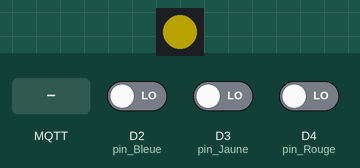
The program below on a simulated Arduino MKR. Parts: 1 RGB LEDs in strip order, left to right. The inputs (shaded band) are chosen by the test bench; at power-on: D2 (pin_Bleue) LOW, D3 (pin_Jaune) LOW, D4 (pin_Rouge) LOW. Dim RGB values are drawn brighter than linear; WiFi joins after 1.5 s; servers stay silent unless stated; no MQTT or app messages arrive unless stated; what the program prints to the serial monitor is not drawn.

Above: at 5.7 s.
5.8 s: MQTT message "IDO2" arrives on the first subscribed topic
At 9.7 s:
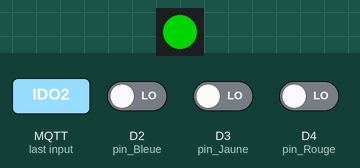
9.8 s: MQTT message "iotwifi2020" arrives on the first subscribed topic
At 11.4 s:
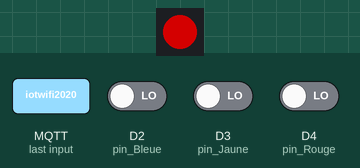
Timing chart, 0 to 20.1 s (numbered marks = the images above; inputs shaded):
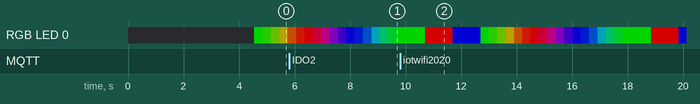

The program:

main.cpp
```cpp
#include <Arduino.h>
#include "Timer.h"
#include <Adafruit_NeoPixel.h>

#define PIN_LED 5    // Control signal, connect to DI of the LED
#define NUM_LED 1     // Number of LEDs in a strip

bool btn_Bleue;
bool btn_Jaune;
bool btn_Rouge;

// Custom colour1: ROUGE
#define RED_VAL_1       255
#define GREEN_VAL_1     0
#define BLUE_VAL_1      0

// Custom colour2: VERT
#define RED_VAL_2       0
#define GREEN_VAL_2     255
#define BLUE_VAL_2      0


#include "WIFI_NINA_Connector.h"
#include "MQTTConnector.h"

const int pin_Bleue    = 2;
const int pin_Jaune    = 3;
const int pin_Rouge    = 4;

//const int LED_RGB      = 5;

Adafruit_NeoPixel RGB_Strip = Adafruit_NeoPixel(NUM_LED, PIN_LED, NEO_GRB + NEO_KHZ800);

// Fill the dots one after the other with a color
void colorWipe(uint32_t c, uint16_t wait) {
  for (uint16_t i = 0; i < RGB_Strip.numPixels(); i++) {
    RGB_Strip.setPixelColor(i, c);
    RGB_Strip.show();
    delay(wait);
  }
}

// Input a value 0 to 255 to get a color value.
// The colours are a transition r - g - b - back to r.
uint32_t Wheel(byte WheelPos) {
  if (WheelPos < 85) {
    return RGB_Strip.Color(WheelPos * 3, 255 - WheelPos * 3, 0);
  } else if (WheelPos < 170) {
    WheelPos -= 85;
    return RGB_Strip.Color(255 - WheelPos * 3, 0, WheelPos * 3);
  } else {
    WheelPos -= 170;
    return RGB_Strip.Color(0, WheelPos * 3, 255 - WheelPos * 3);
  }
}

void rainbow(uint8_t wait) {
  uint16_t i, j;

  for (j = 0; j < 256; j++) {
    for (i = 0; i < RGB_Strip.numPixels(); i++) {
      RGB_Strip.setPixelColor(i, Wheel((i + j) & 255));
    }
    RGB_Strip.show();
    delay(wait);
  }
}

void setup() {

  Serial.print(9600);
  ClientMQTT.loop();

  pinMode(pin_Bleue, INPUT);
  pinMode(pin_Jaune, INPUT);
  pinMode(pin_Rouge, INPUT);
  //pinMode(LED_RGB, OUTPUT);
  RGB_Strip.begin();
  RGB_Strip.show();
  RGB_Strip.setBrightness(128);    // Set brightness, 0-255 (darkest - brightest)

  wifiConnect(); //  Branchement au réseau WIFI
  MQTTConnect();
}

void loop() {

  ClientMQTT.loop();

  btn_Bleue = digitalRead(pin_Bleue);
  btn_Jaune = digitalRead(pin_Jaune);
  btn_Rouge = digitalRead(pin_Rouge);

  rainbow(20);  // Rainbow
  colorWipe(RGB_Strip.Color(0, 255, 0), 1000);  // Green
  colorWipe(RGB_Strip.Color(255, 0, 0), 1000);  // Red
  colorWipe(RGB_Strip.Color(0, 0, 255), 1000);  // BLUE

   if (runEveryShort(1000)){
    appendPayload("SB_1", btn_Jaune);
    appendPayload("SB_2", btn_Rouge);
    appendPayload("SB_3", btn_Rouge);
    sendPayload();
   }
}
 
```

MQTTConnector.h
```cpp
/*
  Titre      : MQTTConnector.h
  Auteur     : André Roussel
  Date       : 05/11/2021
  Description: Utilitaire de branchement a un Broker MQTT une fois une connexion établisa l'internet via WIFI, GSM, etc...
  Droits     : Reproduction permise pour usage pédagogique
  Version    : 0.0.1
*/

#include <MQTT.h>

// Constante nécessaire pour le branchement au Broker MQTT

const char MQTT_SERVER[] = SECRET_MQTT_SERVER_IP;     // Adresse IP du broker MQTT
const int MQTT_SERVER_PORT = SECRET_MQTT_SERVER_PORT; // Port du broker MQTT

// Pramètre d'identification de l'objet
const char TOKEN[] = SECRET_TOKEN;         // Token d'accès de l'objet
const char DEVICE_ID[] = SECRET_DEVICE_ID; // Numéro d'indentification de l'objet provenant de Thingsboard

MQTTClient ClientMQTT; // Création d'un client MQTT pour l'échange de donnée entre l'objet IDO et le broker MQTT

String Payload = "{"; // Chaine de caractère qui contiendra le message envoyer de l'objet vers thingsboard

String RPCData, PrevData;

void messageReceived(String &topic, String &payload)
{
  RPCData = payload;
  Serial.print("Payload  : ");
  Serial.println(payload);
  Serial.print("Topic : ");
  Serial.println(topic);

  Serial.println(payload.substring(14, 15));
  Serial.println(payload.substring(31, 32));
  Serial.println("Status");

  /*if (RPCData != PrevData)
  {
    if (payload.substring(14, 15) == "G")
    {
      if (payload.substring(31, 32) == "t")
      {
        if(btn_Rouge == LOW){
          btn_Jaune = HIGH;
        }
        else
        {
          btn_Jaune = HIGH;
        }
      }else{
        btn_Jaune = LOW;
      }

    }
    else if (payload.substring(14, 15) == "D")
    {
      if (payload.substring(31, 32) == "t")
      {
        if(btn_Jaune == LOW){
          btn_Rouge = HIGH;
        }
        else
        {
          btn_Rouge = HIGH;
        }
      }else{
        btn_Rouge = LOW;
      }
    }
    PrevData = RPCData;
  }*/
    /*if (payload.substring(14, 15) == "G")
    {
      if (payload.substring(31, 32) == "t")
      {
        btn_Jaune = HIGH;
      }
      else
      {
        btn_Jaune = LOW;
      }
    }
    else if (payload.substring(14, 15) == "D")
    {
      if (payload.substring(31, 32) == "t"){
        btn_Rouge = HIGH;
      }
      else
      {
        btn_Rouge = LOW;
      }
    }*/
  }

// Fonctionnalité de branchement utilisant le protocole MQTT

void MQTTConnect()
{

  ClientMQTT.begin(MQTT_SERVER, MQTT_SERVER_PORT, ClientWIFI);

  ClientMQTT.onMessage(messageReceived);

  while (!ClientMQTT.connect(DEVICE_ID, TOKEN, ""))
  {
    Serial.print(".");
    delay(1000);
  }

  // traitement des message recu

  Serial.println("\nBranché au broker MQTT!\n");
  delay(1000);

  ClientMQTT.subscribe("v1/devices/me/rpc/request/+");
}

// Affiche la payload qui est envoyé ainsi que sa longeur

/*
  Fonctionnalité qui permet de créer la chaine de données a envoyé au broker MQTT
  Pour le moment, cette chaine ne doit pas dépassé un maximum de 100 caractère
*/

void appendPayload(String Name, float Val)
{

  if (Payload != "{")
  {
    Payload += ",";
  }

  Payload += "\"";
  Payload += Name;
  Payload += "\": ";
  Payload += Val;
}

/*
  Fonctionnalité qui permet l'envoie de la chaine de caractères sous la forme de paires
  Nom associé a la donnée, Valeur de al donnée
*/

void sendPayload()
{
  char attributes[200];
  Payload += "}";
  Payload.toCharArray(attributes, 200);
  ClientMQTT.publish("v1/devices/me/telemetry", attributes);

  Serial.print("Payload -> ");
  Serial.println(Payload);
  Serial.print("Payload length -> ");
  Serial.println(Payload.length());

  Payload = "{";
}

void sendMQTTStringAsPayload(String myPayload)
{
  char myAttributes[200];

  myPayload.toCharArray(myAttributes, 200);
  ClientMQTT.publish("v1/devices/me/telemetry", myAttributes);

  Serial.print("Payload -> ");
  Serial.println(Payload);
  Serial.print("Payload length -> ");
  Serial.println(Payload.length());
}
```

Secrets.h
```cpp
/*

Important - Add to git ignore

*/

/*
SSID du WIFI ainsi que le mot de passe
Modifier les paramètre WIFI pour le réseau auquels votre objets doit se brancher
*/


//  Uncoment to use IDO open network
/*
    #define WIFI_SECRET_SSID "IOT_OBJECTS"
    #define WIFI_SECRET_USER ""
    #define WIFI_SECRET_PASS "42Bidules!"
    #define SECRET_MQTT_SERVER_IP "10.10.2.20"

*/

//  Uncoment to use IDO open network
/*
    #define WIFI_SECRET_SSID "IDO2"
    #define WIFI_SECRET_USER ""
    #define WIFI_SECRET_PASS "99Bidules!"
    #define SECRET_MQTT_SERVER_IP "192.168.1.99"
*/

//  Uncoment to use demo open network

    /*#define WIFI_SECRET_SSID "IDO2"
    #define WIFI_SECRET_USER ""
    #define WIFI_SECRET_PASS "99Bidules!"
    #define SECRET_MQTT_SERVER_IP "198.164.130.74"*/


//  Uncoment to test other wifi  networks
/*
    #define WIFI_SECRET_SSID "CCNB-IOT-WRLS"
    #define WIFI_SECRET_USER ""
    #define WIFI_SECRET_PASS "iotwifi2020"
    #define SECRET_MQTT_SERVER_IP "198.164.130.74"

*/

//  Uncoment to use CCNB WPA2 Enterprise network
/*
    #define WIFI_SECRET_SSID "CCNB-IOT-WRLS"
    #define WIFI_SECRET_USER "ba-ido-01"
    #define WIFI_SECRET_PASS "iotwifi2020"
    #define SECRET_MQTT_SERVER_IP "198.164.130.74"
*/
/*
Information nécessaire pour le branchement a un Broker MQTT
Dans le cadre du cours AIIA1013, ne modifié pas cet information
*/
/*#define WIFI_SECRET_SSID "HerveStella"
#define WIFI_SECRET_USER ""
#define WIFI_SECRET_PASS "Maman123"*/

/*
#define WIFI_SECRET_SSID "IDO2"
#define WIFI_SECRET_PASS "99Bidules!"*/

/*#define WIFI_SECRET_SSID "UNIFI_IDO2"
#define WIFI_SECRET_PASS "99Bidules!"
#define WIFI_SECRET_USER ""*/

/*#define WIFI_SECRET_SSID "Galaxy"
#define WIFI_SECRET_PASS "12345678"*/
/*

Information nécessaire pour le branchement a un Broker MQTT
Dans le cadre du cours AIIA1013, ne modifié pas cette information
*/

#define WIFI_SECRET_SSID "IDO"
#define WIFI_SECRET_USER ""
#define WIFI_SECRET_PASS "99Bidules!"

#define SECRET_MQTT_SERVER_IP "198.164.130.74"

//#define SECRET_MQTT_SERVER_IP "192.168..32"
//#define SECRET_MQTT_SERVER_IP "192.168.2.23"
#define SECRET_MQTT_SERVER_PORT 1883

/*
Détails sur l'indentification de l'objet
Cette information provient de l'objet virtuel créer sur le serveur Thingsbord
*/
#define SECRET_TOKEN  "750E2zw91tEaryv0gelS"
#define SECRET_DEVICE_ID "234dbbb0-7af0-11ed-8fd7-e3d583114459"
```

Timer.h
```cpp
#include <Arduino.h>

boolean runEveryShort(unsigned long interval)

{
    static unsigned long previousMillis = 0;

    unsigned long currentMillis = millis();

    if (currentMillis - previousMillis >= interval)
    {
        previousMillis = currentMillis;

        return true;
    }

    return false;
}

boolean runEveryLong(unsigned long interval)

{
    static unsigned long previousMillis = 0;

    unsigned long currentMillis = millis();

    if (currentMillis - previousMillis >= interval)
    {
        previousMillis = currentMillis;

        return true;
    }

    return false;
}
```

WIFI_NINA_Connector.h
```cpp
/*
  Titre      : WIFI_NINA_Connector.h
  Auteur     : André Roussel
  Date       : 03/11/2021
  Description: Fonctions nécessaire pour branché un Arduino MKR1000 a un réseau WIFI
  Droits     : Reproduction permise pour usage pédagogique
  Version    : 0.0.2
*/

// mkr1010
// nano iot 33


#include "Secrets.h"
#include <SPI.h>
#include <wifiNINA.h>
#include "wifiStatus.h"


const char SSID[] = WIFI_SECRET_SSID; // WiFI ssid provenant du fichier Secrets.h
const char USER[] = WIFI_SECRET_USER; // Nom d'usage WIFI si nécessaire provenant aussi du fichier Secrets.h
const char PASS[] = WIFI_SECRET_PASS; // WiFI mot de passe provenant du fichier Secrets.h

int status = WL_IDLE_STATUS;          // Statut de la radio WIFI


WiFiClient ClientWIFI;                //Objets représantant un client se branchant a un réseau WIFI


/*
Fonction de connectivité a un réseau WIFI
*/

void wifiConnect()
{
  String fv = WiFi.firmwareVersion();
  if (fv < WIFI_FIRMWARE_LATEST_VERSION) {
    Serial.println("Please upgrade the firmware");
  }

  // Boucle de branchement au réseau WIFI.  Essaie de branchement a tout les 10 secondes jusqu'a réussite
  while (status != WL_CONNECTED)
  {
    Serial.print("Tentative de branchement au réseau: ");
    Serial.println(SSID);

    // Vérification, si on as un nom d'usager, alors WPA2 Enterprise, sinon, WPA classique
    // strcmp -> si les deux chaines sont identique, strcmp retourne 0

    if( strcmp(USER,"") != 0)
    {
      status = WiFi.beginEnterprise(SSID, USER, PASS);
      Serial.println(WiFi.reasonCode());
      printWifiData();
    }
    else{
      status = WiFi.begin(SSID, PASS);
      Serial.println("WPA2");
      printWifiData();
    }


    Serial.println(status);


    delay(2000);  // Délai de 10 secondes entre les tentatives de connexion
  }

  //Sortie de la boucle, alors branché au réseau SSID
  Serial.print("Maintenant branché au réseau WIFI ");
  Serial.println(SSID);

  //Impression de l'information de connexion
  printCurrentNet();
  printWifiData();

}
```

wifiStatus.h
```cpp
/*
  Titre      : wifiStatus.h
  Auteur     : Trouvé sur le WEB et référence perdu dans la brume des temps
  Date       : 03/11/2021
  Description: Fonctionnalité pour information sur le branchement
  Droits     : Reproduction permise pour usage pédagogique
  Version    : 0.0.1
*/


//  Impression de l'adresse MAC du uC

void printMacAddress(byte mac[]) {
  for (int i = 5; i >= 0; i--) {
    if (mac[i] < 16) {
      Serial.print("0");
    }
    Serial.print(mac[i], HEX);
    if (i > 0) {
      Serial.print(":");
    }
  }
  Serial.println();
}


// Obtention de l'adresse IP et MAC du uC

void printWifiData() {
  // print your board's IP address:
  IPAddress ip = WiFi.localIP();
  Serial.print("IP Address: ");
  Serial.println(ip);

  // print your MAC address:
  byte mac[6];
  WiFi.macAddress(mac);
  Serial.print("MAC address: ");
  printMacAddress(mac);
}

// Capture de l'information du réseau WIFI

void printCurrentNet() {
  // print the SSID of the network you're attached to:
  Serial.print("SSID: ");
  Serial.println(WiFi.SSID());

  // print the MAC address of the router you're attached to:
  byte bssid[6];
  WiFi.BSSID(bssid);
  Serial.print("BSSID: ");
  printMacAddress(bssid);

  // print the received signal strength:
  long rssi = WiFi.RSSI();
  Serial.print("signal strength (RSSI):");
  Serial.println(rssi);

  // print the encryption type:
  byte encryption = WiFi.encryptionType();
  Serial.print("Encryption Type:");
  Serial.println(encryption, HEX);
  Serial.println();
}
```
